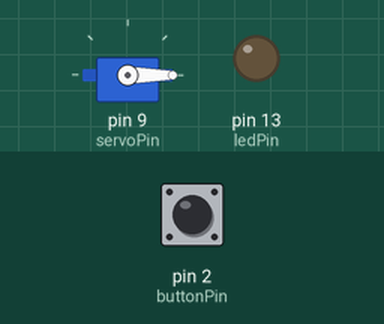
Simulated run of this sketch. Board: Arduino Uno, built with avr-gcc and run on an emulated ATmega328P. On the bench: servo, output pins drawn as LEDs (lit = HIGH). Inputs (shaded band) come from the test bench; at power-on: pin 2 (buttonPin) LOW.

Above: at 1.2 s.
1.3 s: pin 2 (buttonPin) pulled HIGH for 0.15 s
At 1.38 s:
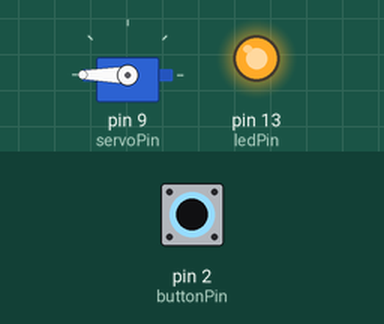
2.9 s: pin 2 (buttonPin) pulled HIGH for 3.2 s
At 7.4 s:
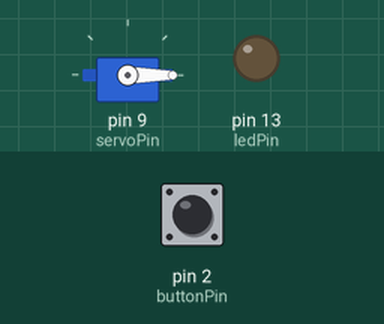
Timing chart, 0 to 8.9 s (numbered marks = the images above; inputs shaded):
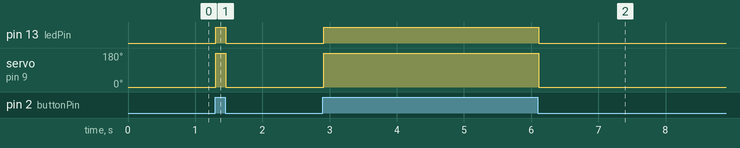

Measured:
- after the input at 1.3 s, pin 13 (ledPin): LOW → HIGH at once, → LOW 0.15 s later; servo on pin 9 (servoPin): 0° → 180° at once, → 0° 0.15 s later
- after the input at 2.9 s, pin 13 (ledPin): LOW → HIGH at once, → LOW 3.2 s later; servo on pin 9 (servoPin): 0° → 180° at once, → 0° 3.2 s later

The sketch:

Servo_Demo.ino
```cpp
#include <Servo.h>

Servo myservo;

const int buttonPin = 2;
const int servoPin = 9;
const int ledPin = 13;
int buttonState = 0;
int previousButtonState = 0;

void setup() {
  pinMode(buttonPin, INPUT);
  pinMode(ledPin, OUTPUT);

  myservo.attach(servoPin);
}

void loop() {
  buttonState = digitalRead(buttonPin);

  if (buttonState == HIGH) {
    open();
  } else if (buttonState == LOW) {
    close();
  }
}

void open() {
  myservo.write(180);
  digitalWrite(ledPin, HIGH);
  delay(15);
}

void close() {
  myservo.write(0);
  digitalWrite(ledPin, LOW);
  delay(15);
}
```
